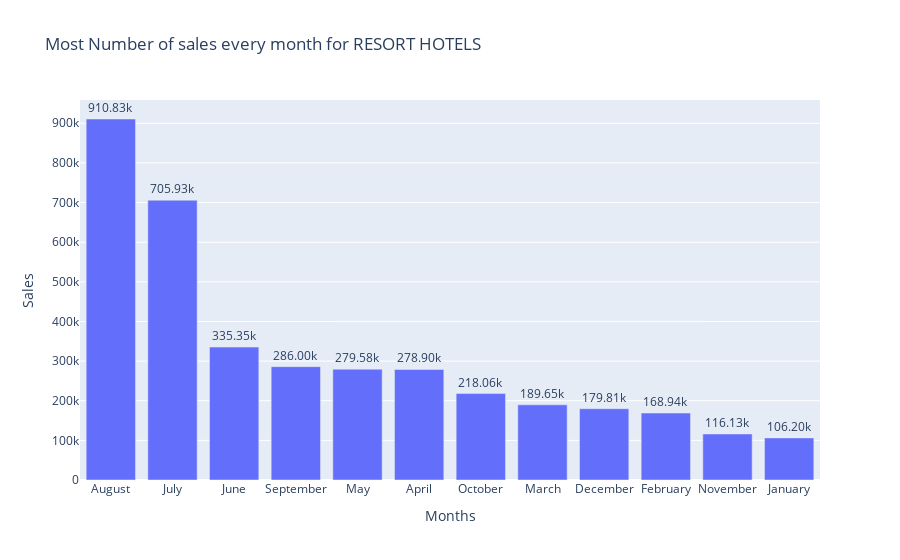

Write notebook code for a chart like this one.
### Markdown cell above
Lets see, in which month does RESORT HOTEL and CITY HOTEL generates or get bookings the most

### Code cell
resort_month_book_sum = resort_hotel_data.groupby('arrival_date_month')['adr'].sum()
resort_month_book_sum = pd.DataFrame(resort_month_book_sum)

resort_month_book_sum = resort_month_book_sum.sort_values('adr',ascending=False)
resort_month_book_sum['labels'] =  ['{:,.2f}k'.format(value/1000) for value in resort_month_book_sum.adr]


fig = go.Figure()

fig.add_trace(go.Bar(x=resort_month_book_sum.index,
                            y=resort_month_book_sum.adr,text=resort_month_book_sum.labels,
                    textposition='outside'))

fig.update_layout(
    title='Most Number of sales every month for RESORT HOTELS',
    xaxis_title='Months',
    yaxis_title='Sales')
fig.show()

### Figure 1 — Plotly figure (JSON) as saved in the notebook; plotly's stock layout.template omitted (floating-point values rounded to 4 significant figures)
{"data": [{"text": ["910.83k", "705.93k", "335.35k", "286.00k", "279.58k", "278.90k", "218.06k", "189.65k", "179.81k", "168.94k", "116.13k", "106.20k"], "textposition": "outside", "type": "bar", "x": ["August", "July", "June", "September", "May", "April", "October", "March", "December", "February", "November", "January"], "y": [910800.0, 705900.0, 335300.0, 286000.0, 279600.0, 278900.0, 218100.0, 189600.0, 179800.0, 168900.0, 116100.0, 106200.0]}], "layout": {"title": {"text": "Most Number of sales every month for RESORT HOTELS"}, "xaxis": {"title": {"text": "Months"}}, "yaxis": {"title": {"text": "Sales"}}}}
